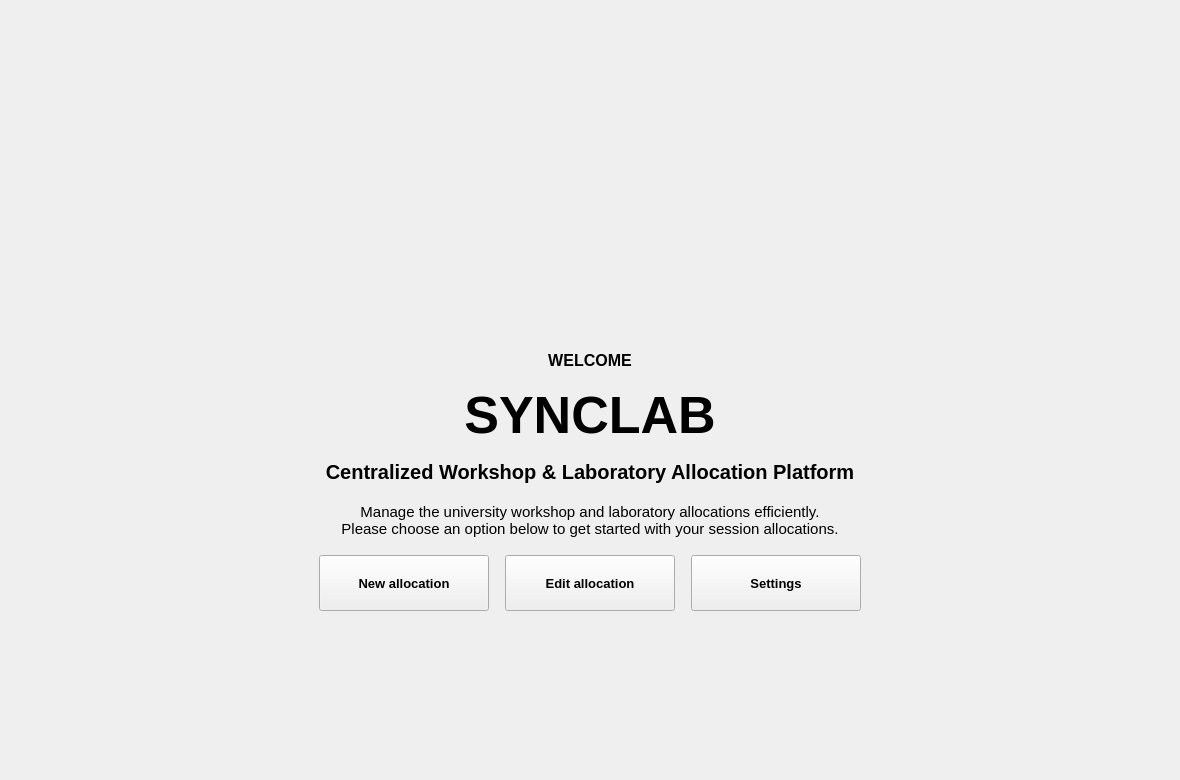
<?xml version="1.0" encoding="UTF-8"?>
<ui version="4.0">
 <!-- Welcome පිටුවයි; logo, title සහ මුල් buttons මෙහි වෙනස් කරන්න. -->
 <class>welcomeWidget</class>
 <!-- welcomeWidget: ඇතුළත controls තබන කොටස; name එක C++ code එකේද භාවිත විය හැක. -->
 <widget class="QWidget" name="welcomeWidget">
  <!-- ස්ථානය x/y වලින්ද ප්‍රමාණය width/height වලින්ද වෙනස් කරන්න. -->
  <property name="geometry">
   <rect>
    <x>0</x>
    <y>0</y>
    <width>1180</width>
    <height>780</height>
   </rect>
  </property>
  <!-- මෙම control එකේ font නම, size සහ bold බව මෙහි වෙනස් කරන්න. -->
  <property name="font">
   <font>
    <family>Segoe UI</family>
    <pointsize>10</pointsize>
    <bold>false</bold>
   </font>
  </property>
  <!-- මෙම control එකේ පාට, border, padding සහ radius සඳහා CSS rules මෙහි ඇත. -->
  <property name="styleSheet">
   <string notr="true">QWidget { color:#17243B;   }QMainWindow, QStackedWidget, QWidget#welcomeWidget, QWidget#selectionWidget, QWidget#calanderWidget, QWidget#formWidget, QWidget#adminWidget { background:#F4F7FB; }QScrollArea { border:none; background:transparent; } QScrollArea &gt; QWidget &gt; QWidget { background:#F4F7FB; }QScrollArea#cardsScrollArea &gt; QWidget, QWidget#cardsScrollContents { background:transparent; }QLabel { background:transparent; }QLabel#welcomeTitle { color:#52647D;   }QLabel#syncLabTitle {   }QLabel#syncLabSubtitle {   }QLabel#welcomeDesc, QLabel#selectedDescLabel2, QLabel#adminWsDescLbl { color:#52647D;  }QLabel#selectTitleLabel, QLabel#selectedNameLabel2, QLabel#confirmTitleLbl, QLabel#adminWsTitleLbl {   }QLineEdit, QTextEdit, QComboBox { background:#FFFFFF; border:1px solid #D4DEEB; border-radius:7px; padding:8px; selection-background-color:#2563EB; selection-color:white; }QLineEdit:focus, QTextEdit:focus, QComboBox:focus { border:1px solid #2563EB; }QComboBox QAbstractItemView { background:#FFFFFF; color:#17243B; selection-background-color:#2563EB; selection-color:white; }QPushButton { background:#FFFFFF; color:#17243B; border:1px solid #D4DEEB; border-radius:8px; padding:9px 14px;  }QPushButton:hover, QPushButton:focus { background:#EAF2FF; border-color:#2563EB; }QPushButton:pressed { border:2px solid #2563EB; }QPushButton#allocateNowBtn, QPushButton#nextBtn, QPushButton#nextTo3Btn, QPushButton#submitBtn, QPushButton#updateBtn { background:#2563EB; color:white; border:1px solid #2563EB; }QPushButton#allocateNowBtn:hover, QPushButton#nextBtn:hover, QPushButton#nextTo3Btn:hover, QPushButton#submitBtn:hover, QPushButton#updateBtn:hover { background:#1D4ED8; }QPushButton#deleteBtn, QPushButton#adminDelBtn { color:#BE123C; }QPushButton[timeSlot=true] { padding:10px 8px; }QPushButton:checked { background:#2563EB; color:white; border-color:#2563EB; }QPushButton:disabled { background:#F4F7FB; color:#52647D; border:1px solid #D4DEEB; }QPushButton#allocateNowBtn:disabled, QPushButton#nextBtn:disabled, QPushButton#nextTo3Btn:disabled, QPushButton#submitBtn:disabled, QPushButton#updateBtn:disabled, QPushButton#deleteBtn:disabled, QPushButton#adminDelBtn:disabled { background:#F4F7FB; color:#52647D; border:1px solid #D4DEEB; }QFrame#summaryBox { background:#EAF2FF; border:1px solid #D4DEEB; border-radius:10px; }QLabel#summaryDateLbl { color:#2563EB;  }QTableWidget { background:#FFFFFF; alternate-background-color:#F4F7FB; border:1px solid #D4DEEB; gridline-color:#D4DEEB; selection-background-color:#EAF2FF; selection-color:#17243B; }QHeaderView::section { font-weight:600; background:#EAF2FF; color:#17243B; border:none; padding:10px;  }QTableWidget QLineEdit, QTableWidget QComboBox { padding:4px; border-radius:4px; }QCalendarWidget { background:#FFFFFF; border:1px solid #D4DEEB; border-radius:8px; }QCalendarWidget QWidget#qt_calendar_navigationbar { background:#2563EB; }QCalendarWidget QToolButton { font-weight:600; color:white; background:transparent; padding:6px;  }QCalendarWidget QMenu, QCalendarWidget QSpinBox { background:#FFFFFF; color:#17243B; }QCalendarWidget QAbstractItemView { background:#FFFFFF; color:#17243B; selection-background-color:#2563EB; selection-color:white; outline:0; }QToolTip { background:#FFFFFF; color:#17243B; border:1px solid #D4DEEB; padding:6px; }</string>
  </property>
  <!-- welcomeImg: text/image පෙන්වන label එක; name එක C++ code එකේද භාවිත විය හැක. -->
  <widget class="QLabel" name="welcomeImg">
   <!-- ස්ථානය x/y වලින්ද ප්‍රමාණය width/height වලින්ද වෙනස් කරන්න. -->
   <property name="geometry">
    <rect>
     <x>518</x>
     <y>200</y>
     <width>144</width>
     <height>143</height>
    </rect>
   </property>
   <!-- මෙම control එකේ font නම, size සහ bold බව මෙහි වෙනස් කරන්න. -->
   <property name="font">
    <font>
     <family>Segoe UI</family>
     <pointsize>10</pointsize>
     <bold>false</bold>
    </font>
   </property>
   <property name="accessibleName">
    <string>SYNCLAB logo</string>
   </property>
   <property name="textFormat">
    <enum>Qt::TextFormat::PlainText</enum>
   </property>
   <!-- Image resource alias එකයි; සැබෑ path එක resources/images.qrc හි ඇත. -->
   <property name="pixmap">
    <pixmap resource="../../resources/images.qrc">:/branding/logo.png</pixmap>
   </property>
   <!-- true නම් image එක label ප්‍රමාණයට දිගහැරේ. -->
   <property name="scaledContents">
    <bool>true</bool>
   </property>
   <property name="alignment">
    <set>Qt::AlignmentFlag::AlignCenter</set>
   </property>
  </widget>
  <!-- welcomeTitle: text/image පෙන්වන label එක; name එක C++ code එකේද භාවිත විය හැක. -->
  <widget class="QLabel" name="welcomeTitle">
   <!-- ස්ථානය x/y වලින්ද ප්‍රමාණය width/height වලින්ද වෙනස් කරන්න. -->
   <property name="geometry">
    <rect>
     <x>24</x>
     <y>350</y>
     <width>1132</width>
     <height>21</height>
    </rect>
   </property>
   <!-- මෙම control එකේ font නම, size සහ bold බව මෙහි වෙනස් කරන්න. -->
   <property name="font">
    <font>
     <family>Segoe UI</family>
     <pointsize>12</pointsize>
     <bold>true</bold>
    </font>
   </property>
   <!-- පෙන්වන text එක මෙහි වෙනස් කරන්න; dynamic text C++ මගින් නැවත යෙදිය හැක. -->
   <property name="text">
    <string>WELCOME</string>
   </property>
   <property name="textFormat">
    <enum>Qt::TextFormat::PlainText</enum>
   </property>
   <property name="alignment">
    <set>Qt::AlignmentFlag::AlignCenter</set>
   </property>
  </widget>
  <!-- syncLabTitle: text/image පෙන්වන label එක; name එක C++ code එකේද භාවිත විය හැක. -->
  <widget class="QLabel" name="syncLabTitle">
   <!-- ස්ථානය x/y වලින්ද ප්‍රමාණය width/height වලින්ද වෙනස් කරන්න. -->
   <property name="geometry">
    <rect>
     <x>24</x>
     <y>380</y>
     <width>1132</width>
     <height>69</height>
    </rect>
   </property>
   <!-- මෙම control එකේ font නම, size සහ bold බව මෙහි වෙනස් කරන්න. -->
   <property name="font">
    <font>
     <family>Segoe UI</family>
     <pointsize>39</pointsize>
     <bold>true</bold>
    </font>
   </property>
   <!-- පෙන්වන text එක මෙහි වෙනස් කරන්න; dynamic text C++ මගින් නැවත යෙදිය හැක. -->
   <property name="text">
    <string>SYNCLAB</string>
   </property>
   <property name="textFormat">
    <enum>Qt::TextFormat::PlainText</enum>
   </property>
   <property name="alignment">
    <set>Qt::AlignmentFlag::AlignCenter</set>
   </property>
  </widget>
  <!-- syncLabSubtitle: text/image පෙන්වන label එක; name එක C++ code එකේද භාවිත විය හැක. -->
  <widget class="QLabel" name="syncLabSubtitle">
   <!-- ස්ථානය x/y වලින්ද ප්‍රමාණය width/height වලින්ද වෙනස් කරන්න. -->
   <property name="geometry">
    <rect>
     <x>24</x>
     <y>458</y>
     <width>1132</width>
     <height>27</height>
    </rect>
   </property>
   <!-- මෙම control එකේ font නම, size සහ bold බව මෙහි වෙනස් කරන්න. -->
   <property name="font">
    <font>
     <family>Segoe UI</family>
     <pointsize>15</pointsize>
     <bold>true</bold>
    </font>
   </property>
   <!-- පෙන්වන text එක මෙහි වෙනස් කරන්න; dynamic text C++ මගින් නැවත යෙදිය හැක. -->
   <property name="text">
    <string>Centralized Workshop &amp; Laboratory Allocation Platform</string>
   </property>
   <property name="textFormat">
    <enum>Qt::TextFormat::PlainText</enum>
   </property>
   <property name="alignment">
    <set>Qt::AlignmentFlag::AlignCenter</set>
   </property>
   <!-- true නම් ඉඩ මදි text එක ඊළඟ පේළියට යයි. -->
   <property name="wordWrap">
    <bool>true</bool>
   </property>
  </widget>
  <!-- welcomeDesc: text/image පෙන්වන label එක; name එක C++ code එකේද භාවිත විය හැක. -->
  <widget class="QLabel" name="welcomeDesc">
   <!-- ස්ථානය x/y වලින්ද ප්‍රමාණය width/height වලින්ද වෙනස් කරන්න. -->
   <property name="geometry">
    <rect>
     <x>24</x>
     <y>501</y>
     <width>1132</width>
     <height>38</height>
    </rect>
   </property>
   <!-- මෙම control එකේ font නම, size සහ bold බව මෙහි වෙනස් කරන්න. -->
   <property name="font">
    <font>
     <family>Segoe UI</family>
     <pointsize>11</pointsize>
     <bold>false</bold>
    </font>
   </property>
   <!-- පෙන්වන text එක මෙහි වෙනස් කරන්න; dynamic text C++ මගින් නැවත යෙදිය හැක. -->
   <property name="text">
    <string>Manage the university workshop and laboratory allocations efficiently.
Please choose an option below to get started with your session allocations.</string>
   </property>
   <property name="textFormat">
    <enum>Qt::TextFormat::PlainText</enum>
   </property>
   <property name="alignment">
    <set>Qt::AlignmentFlag::AlignCenter</set>
   </property>
   <!-- true නම් ඉඩ මදි text එක ඊළඟ පේළියට යයි. -->
   <property name="wordWrap">
    <bool>true</bool>
   </property>
  </widget>
  <!-- allocateNowBtn: ක්ලික් කළ හැකි button එක; name එක C++ code එකේද භාවිත විය හැක. -->
  <widget class="QPushButton" name="allocateNowBtn">
   <!-- ස්ථානය x/y වලින්ද ප්‍රමාණය width/height වලින්ද වෙනස් කරන්න. -->
   <property name="geometry">
    <rect>
     <x>319</x>
     <y>555</y>
     <width>170</width>
     <height>56</height>
    </rect>
   </property>
   <!-- මෙම control එකේ font නම, size සහ bold බව මෙහි වෙනස් කරන්න. -->
   <property name="font">
    <font>
     <family>Segoe UI</family>
     <pointsize>10</pointsize>
     <bold>true</bold>
    </font>
   </property>
   <property name="cursor">
    <cursorShape>PointingHandCursor</cursorShape>
   </property>
   <!-- පෙන්වන text එක මෙහි වෙනස් කරන්න; dynamic text C++ මගින් නැවත යෙදිය හැක. -->
   <property name="text">
    <string>New allocation</string>
   </property>
  </widget>
  <!-- editAllocationBtn: ක්ලික් කළ හැකි button එක; name එක C++ code එකේද භාවිත විය හැක. -->
  <widget class="QPushButton" name="editAllocationBtn">
   <!-- ස්ථානය x/y වලින්ද ප්‍රමාණය width/height වලින්ද වෙනස් කරන්න. -->
   <property name="geometry">
    <rect>
     <x>505</x>
     <y>555</y>
     <width>170</width>
     <height>56</height>
    </rect>
   </property>
   <!-- මෙම control එකේ font නම, size සහ bold බව මෙහි වෙනස් කරන්න. -->
   <property name="font">
    <font>
     <family>Segoe UI</family>
     <pointsize>10</pointsize>
     <bold>true</bold>
    </font>
   </property>
   <property name="cursor">
    <cursorShape>PointingHandCursor</cursorShape>
   </property>
   <!-- පෙන්වන text එක මෙහි වෙනස් කරන්න; dynamic text C++ මගින් නැවත යෙදිය හැක. -->
   <property name="text">
    <string>Edit allocation</string>
   </property>
  </widget>
  <!-- settingsBtn0: ක්ලික් කළ හැකි button එක; name එක C++ code එකේද භාවිත විය හැක. -->
  <widget class="QPushButton" name="settingsBtn0">
   <!-- ස්ථානය x/y වලින්ද ප්‍රමාණය width/height වලින්ද වෙනස් කරන්න. -->
   <property name="geometry">
    <rect>
     <x>691</x>
     <y>555</y>
     <width>170</width>
     <height>56</height>
    </rect>
   </property>
   <!-- මෙම control එකේ font නම, size සහ bold බව මෙහි වෙනස් කරන්න. -->
   <property name="font">
    <font>
     <family>Segoe UI</family>
     <pointsize>10</pointsize>
     <bold>true</bold>
    </font>
   </property>
   <property name="cursor">
    <cursorShape>PointingHandCursor</cursorShape>
   </property>
   <!-- පෙන්වන text එක මෙහි වෙනස් කරන්න; dynamic text C++ මගින් නැවත යෙදිය හැක. -->
   <property name="text">
    <string>Settings</string>
   </property>
  </widget>
 </widget>
 <resources>
  <include location="../../resources/images.qrc"/>
 </resources>
 <connections/>
</ui>
